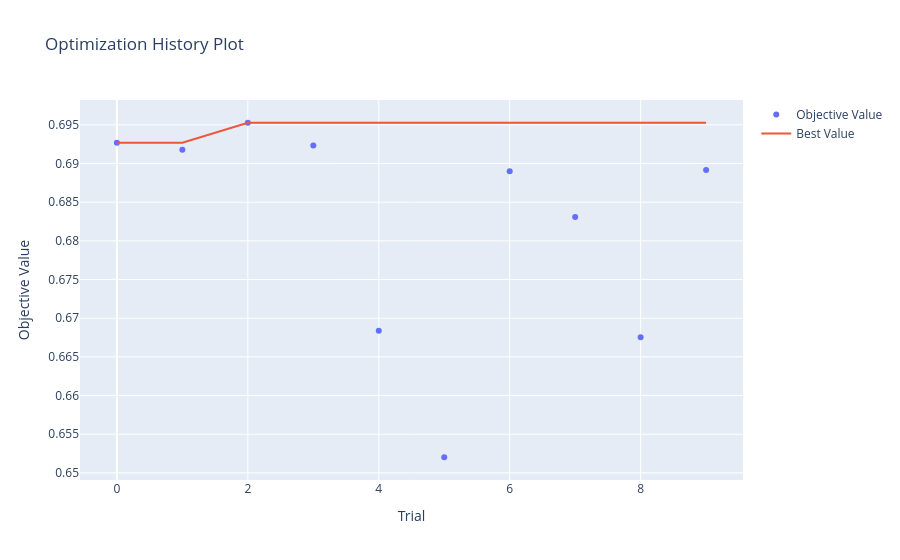
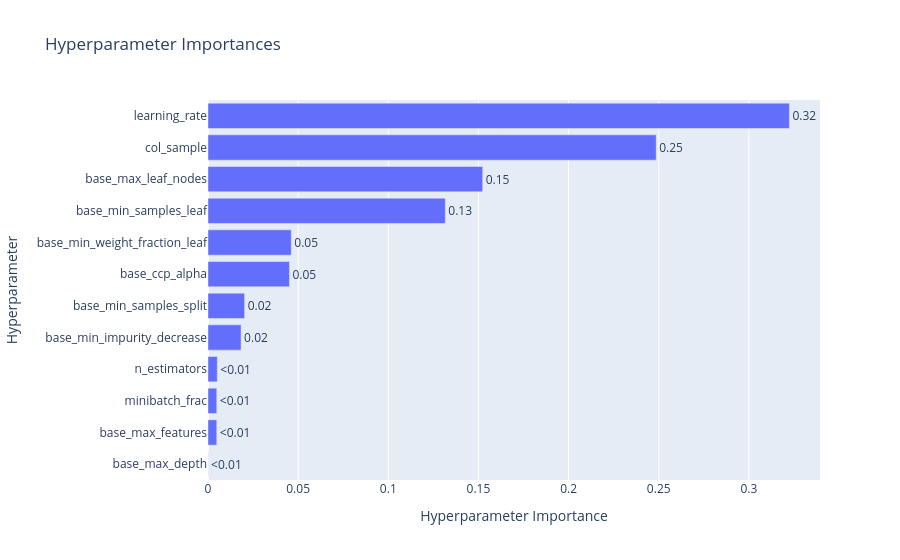
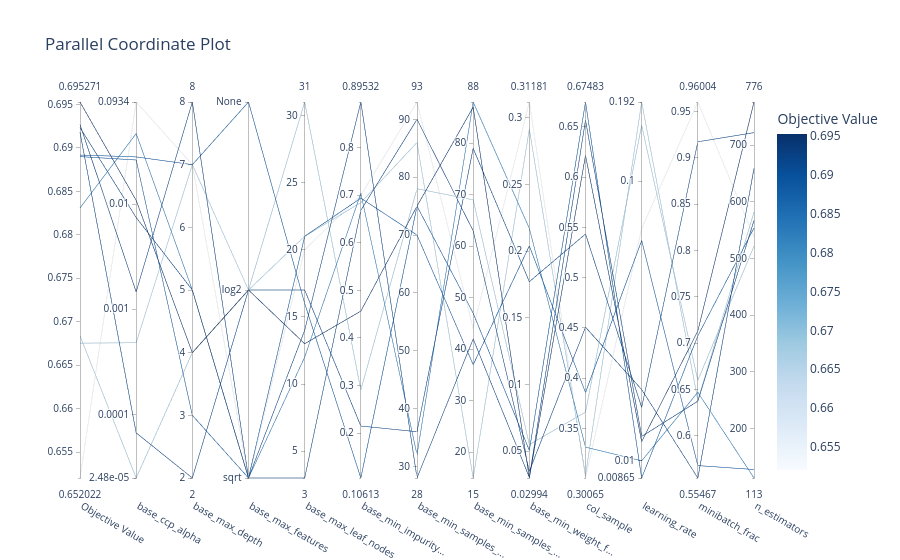

The notebook cell saved with these charts, in order:
### Markdown cell above
### 10k

### Code cell
import optuna
import numpy as np
import warnings
from sklearn.metrics import roc_auc_score
from sklearn.model_selection import TimeSeriesSplit
from optuna.visualization import (
    plot_optimization_history, 
    plot_param_importances, 
    plot_parallel_coordinate
)
from optuna.samplers import TPESampler
from ngboost import NGBClassifier
from ngboost.distns import Bernoulli
from sklearn.tree import DecisionTreeRegressor
from sklearn.utils.class_weight import compute_sample_weight
from sklearn.pipeline import make_pipeline


# Parameter tuning settings

timeout_seconds = 60*60*1
no_improvement_trials = 100

# Split the 10k dataset to evaluate on holdout after tuning

X_tuning = train_10k_X.head(8000)
y_tuning = train_10k_y_cat.head(8000)
X_val_holdout = train_10k_X.tail(2000)
y_val_holdout = train_10k_y_cat.tail(2000)

def objective_ngboost(trial):
    base_params = {
        "criterion": "friedman_mse",
        "max_depth": trial.suggest_int("base_max_depth", 2, 8), # Max tree depth
        "min_samples_split": trial.suggest_int("base_min_samples_split", 15, 100), # Min samples required to split an internal node
        "min_samples_leaf": trial.suggest_int("base_min_samples_leaf", 15, 100), # Min samples required in a leaf node
        "min_weight_fraction_leaf": trial.suggest_float("base_min_weight_fraction_leaf", 0, 0.5), # Min weight fraction required in a leaf node
        "max_features": trial.suggest_categorical("base_max_features", ["sqrt", "log2", None]), # Number of features to consider when looking for the best split
        "ccp_alpha": trial.suggest_float("base_ccp_alpha", 1e-5, 0.1, log=True), # Complexity parameter for Minimal Cost-Complexity Pruning
        "max_leaf_nodes": trial.suggest_int("base_max_leaf_nodes", 3, 31), # Max leaf nodes in the tree
        "min_impurity_decrease": trial.suggest_float("base_min_impurity_decrease", 0, 1.0), # Min impurity decrease required for a split
        "random_state": 42 # For reproducibility
    }
    
    base_learner = DecisionTreeRegressor(**base_params)
    
    params = {
        "n_estimators": trial.suggest_int("n_estimators", 100, 1000), # Number of boosting rounds,
        "learning_rate": trial.suggest_float("learning_rate", 0.005, 0.2, log=True), # Step size
        "minibatch_frac": trial.suggest_float("minibatch_frac", 0.5, 1.0), # Fraction of data to use for fitting each base learner
        "col_sample": trial.suggest_float("col_sample", 0.3, 0.8), # Fraction of features to consider for each base learner
        "random_state": 42, # For reproducibility
        "verbose": False, # No verbose output during training
    }

    full_pipeline = make_pipeline(
        numeric_preprocessor,
        NGBClassifier(Dist=Bernoulli, Base=base_learner, **params)
    )
    
    tscv = TimeSeriesSplit(n_splits=5)
    cv_scores = []
    
    for train_idx, val_idx in tscv.split(X_tuning):
        X_tr, X_val = X_tuning.iloc[train_idx], X_tuning.iloc[val_idx]
        y_tr = y_tuning.iloc[train_idx].values.astype(int)
        y_val = y_tuning.iloc[val_idx].values.astype(int)


        weights = compute_sample_weight(class_weight="balanced", y=y_tr)
        
        with warnings.catch_warnings():
            warnings.simplefilter("ignore")
            full_pipeline.fit(X_tr, y_tr, ngbclassifier__sample_weight=weights)
        
        preds = full_pipeline.predict_proba(X_val)[:, 1]
        cv_scores.append(roc_auc_score(y_val, preds))
        
    return np.mean(cv_scores)

def stop_optuna(study, trial): # Custom callback to stop optimization if no improvement in best AUC for a certain number of trials
    if study.best_trial.number + no_improvement_trials <= trial.number:
        print(f"\n[Early Stop] No improvement in {no_improvement_trials} trials. Stopping optimization.")
        study.stop()

study_ngboost = optuna.create_study(direction="maximize", sampler=TPESampler(seed=42))
study_ngboost.optimize(objective_ngboost, timeout=timeout_seconds, n_jobs=-1, callbacks=[stop_optuna])

print("\n" + "="*40)
print(f"BEST AUC: {study_ngboost.best_value:.4f}")
print("BEST PARAMETERS:")

print("best_params = {")
for k, v in study_ngboost.best_params.items():
    if isinstance(v, str):
        print(f'    "{k}": "{v}",')
    else:
        print(f'    "{k}": {v},')
print("}")

print("\n--- PARAMETER IMPORTANCE ---")
importances = optuna.importance.get_param_importances(study_ngboost)
for param, importance in importances.items():
    print(f"  {param:20}: {importance:.4f}")
print("="*40)


fig1 = plot_optimization_history(study_ngboost)
fig1.show()
    
fig2 = plot_param_importances(study_ngboost)
fig2.show()
    
fig3 = plot_parallel_coordinate(study_ngboost)
fig3.show()
    
fig1.write_html("hyperparameter_tuning/NGBoost/Classification/optuna_ngboost_10k_history.html")
fig2.write_html("hyperparameter_tuning/NGBoost/Classification/optuna_ngboost_10k_importance.html")
fig3.write_html("hyperparameter_tuning/NGBoost/Classification/optuna_ngboost_10k_parallel.html")

### Figure 1 — Plotly figure (JSON) as saved in the notebook; plotly's stock layout.template omitted (floating-point values rounded to 4 significant figures)
{"data": [{"mode": "markers", "name": "Objective Value", "type": "scatter", "x": [0, 1, 2, 3, 4, 5, 6, 7, 8, 9], "y": [0.6927, 0.6918, 0.6953, 0.6923, 0.6684, 0.652, 0.689, 0.6831, 0.6675, 0.6892]}, {"mode": "lines", "name": "Best Value", "type": "scatter", "x": [0, 1, 2, 3, 4, 5, 6, 7, 8, 9], "y": [0.6927, 0.6927, 0.6953, 0.6953, 0.6953, 0.6953, 0.6953, 0.6953, 0.6953, 0.6953]}, {"marker": {"color": "#cccccc"}, "mode": "markers", "name": "Infeasible Trial", "showlegend": false, "type": "scatter", "x": [], "y": []}], "layout": {"title": {"text": "Optimization History Plot"}, "xaxis": {"title": {"text": "Trial"}}, "yaxis": {"title": {"text": "Objective Value"}}}}

### Figure 2 — Plotly figure (JSON) as saved in the notebook; plotly's stock layout.template omitted (floating-point values rounded to 4 significant figures)
{"data": [{"cliponaxis": false, "hovertemplate": ["base_max_depth (IntDistribution): 5.574021547255095e-05<extra></extra>", "base_max_features (CategoricalDistribution): 0.0048635276966666795<extra></extra>", "minibatch_frac (FloatDistribution): 0.004870702830791032<extra></extra>", "n_estimators (IntDistribution): 0.005148314706079241<extra></extra>", "base_min_impurity_decrease (FloatDistribution): 0.018346830624027678<extra></extra>", "base_min_samples_split (IntDistribution): 0.020318237926045823<extra></extra>", "base_ccp_alpha (FloatDistribution): 0.04517727210868209<extra></extra>", "base_min_weight_fraction_leaf (FloatDistribution): 0.04620954461597294<extra></extra>", "base_min_samples_leaf (IntDistribution): 0.13161015435100157<extra></extra>", "base_max_leaf_nodes (IntDistribution): 0.15235628327216935<extra></extra>", "col_sample (FloatDistribution): 0.24858043463091414<extra></extra>", "learning_rate (FloatDistribution): 0.3224629570221769<extra></extra>"], "name": "Objective Value", "orientation": "h", "text": ["<0.01", "<0.01", "<0.01", "<0.01", "0.02", "0.02", "0.05", "0.05", "0.13", "0.15", "0.25", "0.32"], "textposition": "outside", "type": "bar", "x": [5.574e-05, 0.004864, 0.004871, 0.005148, 0.01835, 0.02032, 0.04518, 0.04621, 0.1316, 0.1524, 0.2486, 0.3225], "y": ["base_max_depth", "base_max_features", "minibatch_frac", "n_estimators", "base_min_impurity_decrease", "base_min_samples_split", "base_ccp_alpha", "base_min_weight_fraction_leaf", "base_min_samples_leaf", "base_max_leaf_nodes", "col_sample", "learning_rate"]}], "layout": {"title": {"text": "Hyperparameter Importances"}, "xaxis": {"title": {"text": "Hyperparameter Importance"}}, "yaxis": {"title": {"text": "Hyperparameter"}}}}

### Figure 3 — Plotly figure (JSON) as saved in the notebook; plotly's stock layout.template omitted (floating-point values rounded to 4 significant figures)
{"data": [{"dimensions": [{"label": "Objective Value", "range": [0.652, 0.6953], "values": [0.6927, 0.6918, 0.6953, 0.6923, 0.6684, 0.652, 0.689, 0.6831, 0.6675, 0.6892]}, {"label": "base_ccp_alpha", "range": [-4.605, -1.03], "ticktext": ["2.48e-05", "0.0001", "0.001", "0.01", "0.0934"], "tickvals": [-4.605, -4, -3, -2, -1.03], "values": [-2.835, -4.176, -1.965, -2.128, -4.605, -1.03, -1.581, -1.33, -3.319, -1.552]}, {"label": "base_max_depth", "range": [2, 8], "values": [8, 2, 4, 5, 4, 7, 3, 5, 7, 7]}, {"label": "base_max_features", "range": [0, 2], "ticktext": ["sqrt", "log2", "None"], "tickvals": [0, 1, 2], "values": [0, 1, 1, 0, 1, 0, 0, 0, 1, 2]}, {"label": "base_max_leaf_nodes", "range": [3, 31], "values": [3, 17, 13, 14, 31, 20, 21, 12, 21, 16]}, {"label": "base_min_impurity...", "range": [0.1061, 0.8953], "values": [0.6678, 0.2152, 0.4564, 0.8953, 0.2909, 0.6994, 0.6936, 0.7038, 0.6842, 0.1061]}, {"label": "base_min_samples_...", "range": [28, 93], "values": [90, 36, 75, 28, 78, 93, 70, 32, 86, 75]}, {"label": "base_min_samples_...", "range": [15, 88], "values": [63, 79, 87, 42, 69, 44, 37, 88, 15, 47]}, {"label": "base_min_weight_f...", "range": [0.02994, 0.3118], "values": [0.03499, 0.1771, 0.02994, 0.03042, 0.05501, 0.3118, 0.2039, 0.2171, 0.2915, 0.05066]}, {"label": "col_sample", "range": [0.3006, 0.6748], "values": [0.4507, 0.5435, 0.6217, 0.6568, 0.3662, 0.3006, 0.3857, 0.3314, 0.3031, 0.6748]}, {"label": "learning_rate", "range": [-2.063, -0.7166], "ticktext": ["0.00865", "0.01", "0.1", "0.192"], "tickvals": [-2.063, -2, -1, -0.7166], "values": [-1.746, -1.81, -1.932, -1.914, -0.8002, -1.17, -1.213, -2.001, -0.7166, -2.063]}, {"label": "minibatch_frac", "range": [0.5547, 0.96], "values": [0.5547, 0.9171, 0.7132, 0.6375, 0.6599, 0.96, 0.5681, 0.6471, 0.6384, 0.7081]}, {"label": "n_estimators", "range": [113, 776], "values": [659, 722, 776, 567, 522, 538, 128, 113, 582, 554]}], "labelangle": 30, "labelside": "bottom", "line": {"color": [0.6927, 0.6918, 0.6953, 0.6923, 0.6684, 0.652, 0.689, 0.6831, 0.6675, 0.6892], "colorbar": {"title": {"text": "Objective Value"}}, "colorscale": [[0, "rgb(247,251,255)"], [0.125, "rgb(222,235,247)"], [0.25, "rgb(198,219,239)"], [0.375, "rgb(158,202,225)"], [0.5, "rgb(107,174,214)"], [0.625, "rgb(66,146,198)"], [0.75, "rgb(33,113,181)"], [0.875, "rgb(8,81,156)"], [1, "rgb(8,48,107)"]], "reversescale": false, "showscale": true}, "type": "parcoords"}], "layout": {"title": {"text": "Parallel Coordinate Plot"}}}
